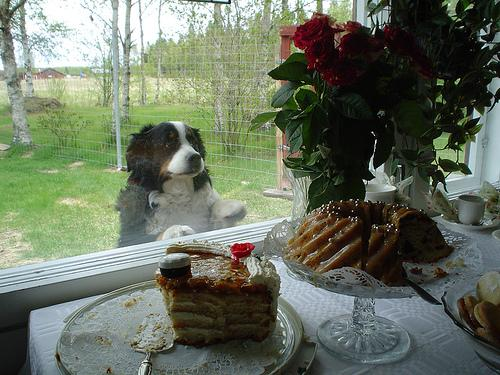
#> input picture Test_data/test_images/n02107683-Bernese_mountain_dog/n02107683_1003.jpg, 500 x 375 px; its folder holds only this picture in this run
$ python -i process_data.py   (imports and definitions only)
#> lines starting #> are read from the running program, lines starting #| are printed output that depends on the picture
import os
import xml.etree.ElementTree as et
from PIL import Image
import numpy as np
import environments

data_location = environments.data_location_path
annotations_dir_name = 'test_annotations'
images_dir_name = 'test_images'
# [1 line that did not run here, left out]
# [1 line that did not run here, left out]
size_of_processed_image = 224
normalized_image_width, normalized_image_height = (size_of_processed_image, size_of_processed_image)
images_data = {}


def preprocess_image(im_path, b_box = 'None'):
#> called with b_box = 'None'
    if b_box == 'None':
        im = Image.open(im_path)
#> im is the input picture: PIL image 500x375 RGB; mean R, G, B 104.5, 113.3, 96.4
        im = im.convert('RGB')
        cropped = im
    else:
        im = Image.open(im_path)
        im = im.convert('RGB')
        xmin = b_box["xmin"]
        xmax = b_box["xmax"]
        ymin = b_box["ymin"]
        ymax = b_box["ymax"]
        cropped = im.crop((xmin, ymin, xmax, ymax))
    new_im = cropped.resize((normalized_image_width, normalized_image_height))
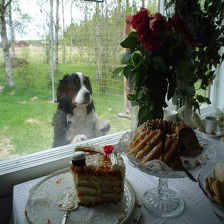
#> new_im: PIL image 224x224 RGB; mean R, G, B 104.5, 113.3, 96.4
    arrayed = np.array(new_im)
    normalized = arrayed / 255.0
    reshaped = normalized.reshape(-1)
    return reshaped

def process_data():
    for subject_dir in os.listdir(annotations_dir):
        subject_path = os.path.join(annotations_dir, subject_dir)
        for annotation_file in os.listdir(subject_path):
            annotation_path = os.path.join(subject_path, annotation_file)
            try:
                tree = et.parse(annotation_path)
                root = tree.getroot()

                image_filename = root.find('filename').text
                breed = root.find('.//object/name').text
                image_path = os.path.normpath(os.path.join(images_dir, subject_dir, image_filename + '.jpg'))
                xmin = int(root.find('.//object/bndbox/xmin').text)
                ymin = int(root.find('.//object/bndbox/ymin').text)
                xmax = int(root.find('.//object/bndbox/xmax').text)
                ymax = int(root.find('.//object/bndbox/ymax').text)
                b_box = {'xmin':xmin, 'xmax':xmax, 'ymin':ymin, 'ymax':ymax}
                image = preprocess_image(image_path, b_box)
                images_data[image_filename] = {'image_data': image, 'breed': breed, 'bounding_box': b_box}
            except Exception as e:
                print(f"Error with: {e}")

>>> result = preprocess_image('Test_data/test_images/n02107683-Bernese_mountain_dog/n02107683_1003.jpg')

$ run again, on Test_data/test_images/n02107683-Bernese_mountain_dog/n02107683_1076.jpg
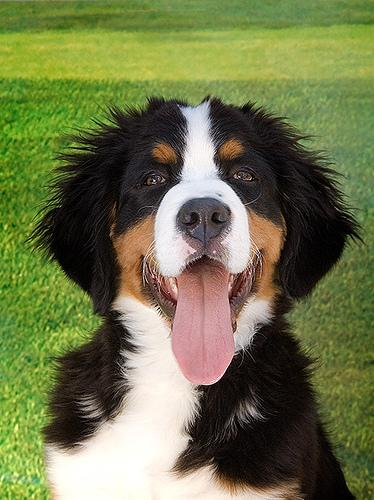
#> input picture Test_data/test_images/n02107683-Bernese_mountain_dog/n02107683_1076.jpg, 374 x 500 px
#> in preprocess_image, im is the input picture: PIL image 374x500 RGB; mean R, G, B 110.7, 116.9, 74.6
#> in preprocess_image, `new_im = cropped.resize((normalized_image_width, normalized_image_heig..`:
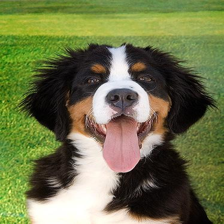
#> new_im: PIL image 224x224 RGB; mean R, G, B 110.7, 116.9, 74.6

$ run again, on Test_data/test_images/n02107683-Bernese_mountain_dog/n02107683_1224.jpg
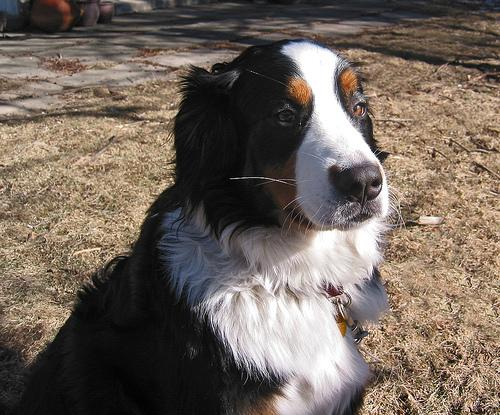
#> input picture Test_data/test_images/n02107683-Bernese_mountain_dog/n02107683_1224.jpg, 500 x 415 px
#> in preprocess_image, im is the input picture: PIL image 500x415 RGB; mean R, G, B 113.8, 102, 92.5
#> in preprocess_image, `new_im = cropped.resize((normalized_image_width, normalized_image_heig..`:
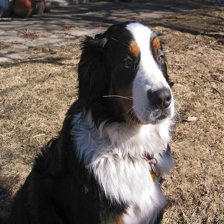
#> new_im: PIL image 224x224 RGB; mean R, G, B 113.8, 102, 92.5

$ run again, on Test_data/test_images/n02107683-Bernese_mountain_dog/n02107683_1255.jpg
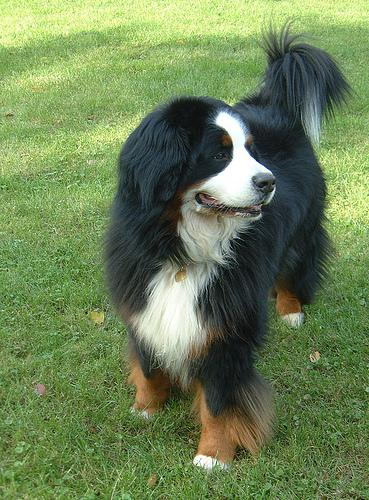
#> input picture Test_data/test_images/n02107683-Bernese_mountain_dog/n02107683_1255.jpg, 369 x 500 px
#> in preprocess_image, im is the input picture: PIL image 369x500 RGB; mean R, G, B 108.9, 130.3, 85.7
#> in preprocess_image, `new_im = cropped.resize((normalized_image_width, normalized_image_heig..`:
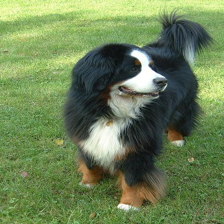
#> new_im: PIL image 224x224 RGB; mean R, G, B 108.9, 130.3, 85.7
